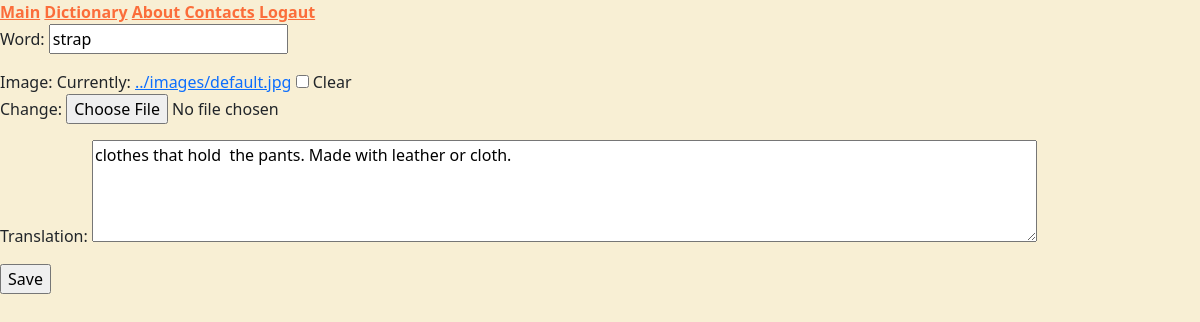
The page /dictionary/112/update/ (signed in) on the database its author committed.
### main/models.py (models this page shows, shortened)
class Word(models.Model):
    word = models.CharField(max_length=200)
    image = models.ImageField(
    upload_to='../images/', default='../images/default.jpg', blank=True
    )
    translation = models.CharField(max_length=500)
    right_ansver = models.DecimalField(max_digits = 2, decimal_places = 0, default=0)

### main/views.py (the view)
# urls.py: path('dictionary/<int:pk>/update/', WordUpdateView.as_view(), name='word-update'),
class WordUpdateView(UpdateView):
    model = Word
    form_class = WordModelForm
    template_name = 'main/word_create.html'
    success_url = '/dictionary/'

### main/forms.py
class WordModelForm(forms.ModelForm):
    word = forms.CharField(widget=forms.TextInput(attrs={"placeholder": "Enter new Word"}))
    translation = forms.CharField(
        required=False,
        widget=forms.Textarea(
            attrs={
                "placeholder": "Enter word explanations",
                'class': "taxt_area_form",
                'rows':4,
                'cols': 100,
                }
            )
        )
    class Meta:
        model = Word
        fields = [
            'word',
            'image',
            'translation'
        ]

### main/templates/main/word_create.html (shortened to what this page needs)
{% extends 'main/base.html' %}
{% block content %}
<form action='.' method="POST" enctype="multipart/form-data">
    {{ form.as_p }}
    <input type="submit" value="Save" />
</form>
{% endblock  %}

### static/css/styles.css (style rules this page uses)
body { background-color: #F8EFD4; }

### rows shown on the page
Word: word "strap", translation "clothes that hold the pants. Made with leather or cloth."
